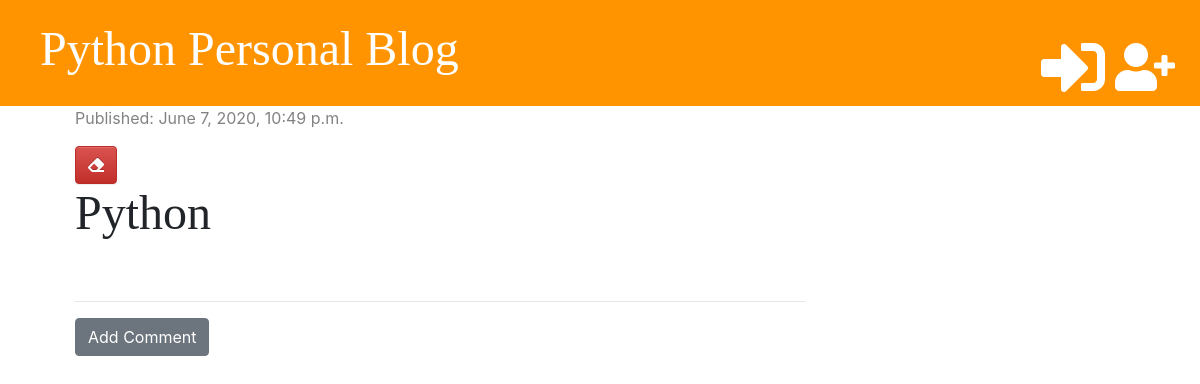
Before: /post/3/ with the older database file.
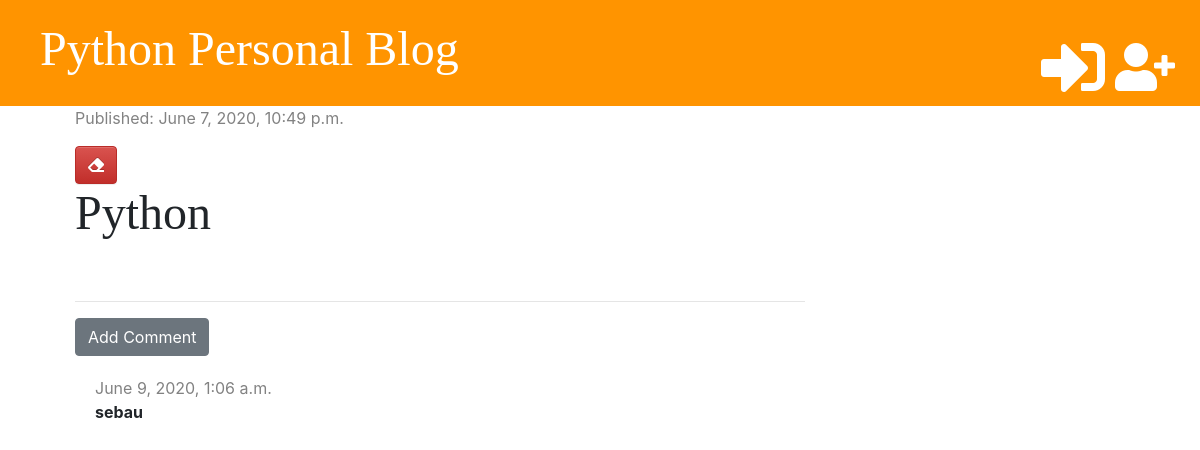
After: the same page with the newer database file.
### blog/models.py (models this page shows, shortened)
class Comment(models.Model):
    post = models.ForeignKey('blog.Post', on_delete=models.CASCADE, related_name='comments')
    author = models.CharField(max_length=200)
    text = models.TextField()
    created_date = models.DateTimeField(default=timezone.now)
    approved = models.BooleanField(default=False)

### blog/views.py (the view)
# urls.py: path('post/<int:pk>/', views.post_detail, name='post_detail'),
def post_detail(request, pk):
    post = get_object_or_404(Post, pk=pk)
    return render(request, 'blog/post_detail.html', {'post': post})

### blog/templatetags/markdownify.py (called while the page is built)
@register.filter
def markdown(value):
    renderer = HighlightRenderer()
    markdown = mistune.Markdown(renderer=renderer)
    return markdown(value)

### blog/templates/blog/post_detail.html (shortened to what this page needs)
{% extends 'blog/base.html' %}
{% load markdownify %}
{% block content %}
<div class="post">
  {% if post.published_date %}
  <div class="date">
    <p>Published: {{post.published_date}}</p>
  </div>
  {% else %}
  <a href="{% url 'post_publish' pk=post.pk %}" class="btn btn-primary">Publish</a>
  {% endif %}
  <a href="{% url 'post_delete' pk=post.pk %}" class="btn btn-danger"
    onclick="return confirm('Are you sure you want to delete this post?')">
      <i class="fas fa-eraser"></i>
  </a>
  <div>
    <h1>{{post.title}}</h1>
  </div>
</div>
<hr>
<a href="{% url 'add_comment_to_post' pk=post.pk %}" class="btn btn-secondary">Add Comment</a>
{% for comment in post.comments.all %}
  {% if user.is_authenticated or comment.approved %}
    <div class="comment">
      <div class="date">{{comment.created_date}}</div>
      <strong>{{comment.author}}</strong>
    </div>
  {% endif %}
{% empty %}
<p>No comments yet...</p>
{% endfor %}
{% endblock %}

Changed rows visible on the page:
added Comment: created_date "June 9, 2020, 1:06 a.m.", author "sebau"
